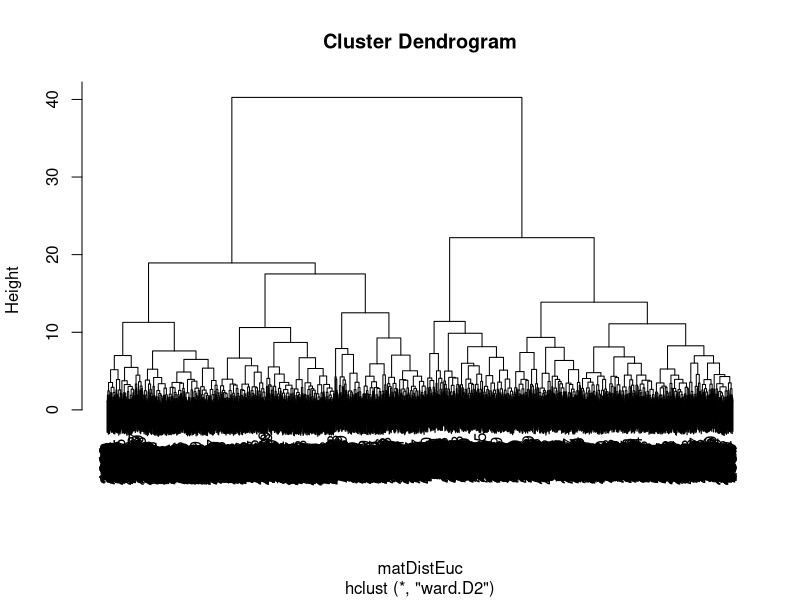

Recreate this plot in R.
#Ne pas oublier de set le working directory avant de run le script
setwd('/home/samy/workspaces/projets_mlds/ClusteringElectricite/')
#Lecture des données du fichier electricite.txt
electricite=read.table('electricite.txt')

#Comme les données sont bien lisses et normalisées on passe directement aux algorithmes de classification

########### CAH ###########
#Calcul de la matrices de distances (Distances euclidiennes)
matDistEuc = dist(electricite)
#Ce calcule est relativement long, normal au vu de la dimension des données

#Execution de l'algorithme utlisant la critère d'aggregation de Ward
h_ward = hclust(matDistEuc, method="ward.D2")

#Visualisation du dendrogramme
plot(h_ward)
#En utilisant la méthode de coupure du plus grand saut on séparre deux clusters

#Obtention de nos classes
classes_CAH <- cutree(h_ward, k=2)

#Interprétation des résultats

############## K-means #########

